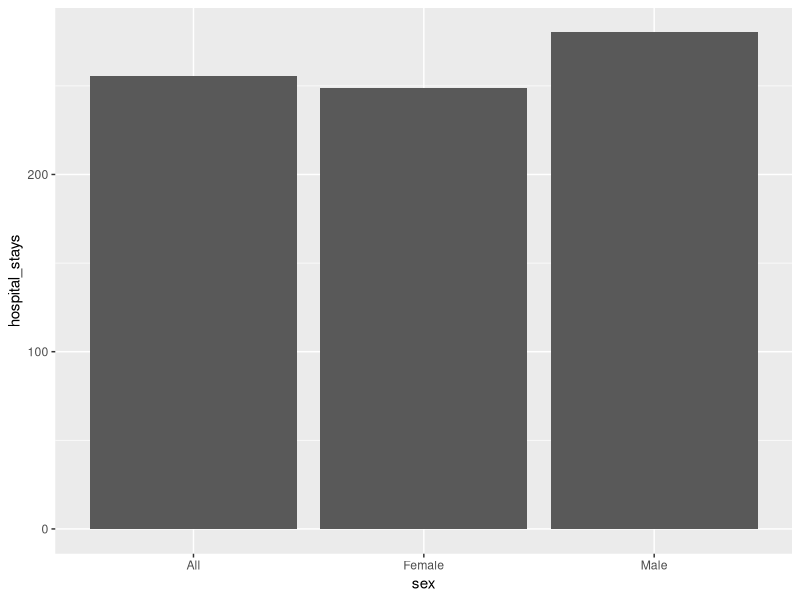
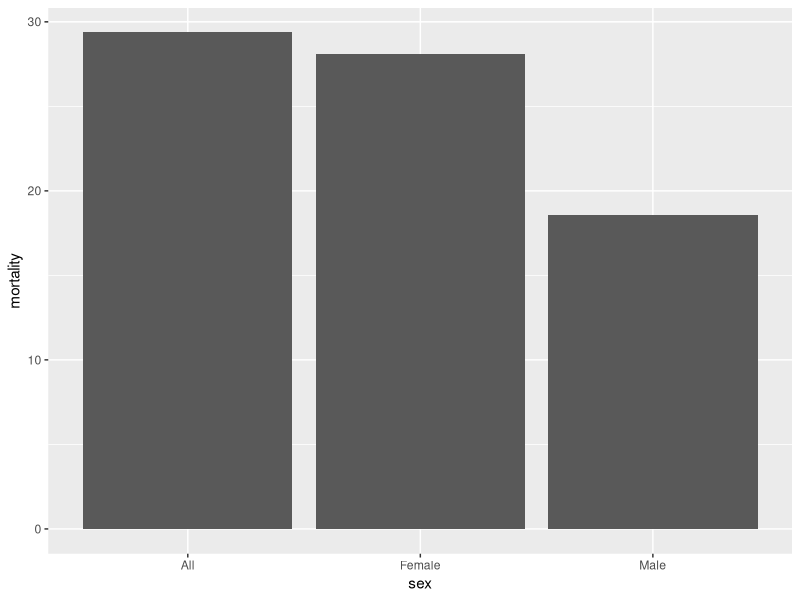
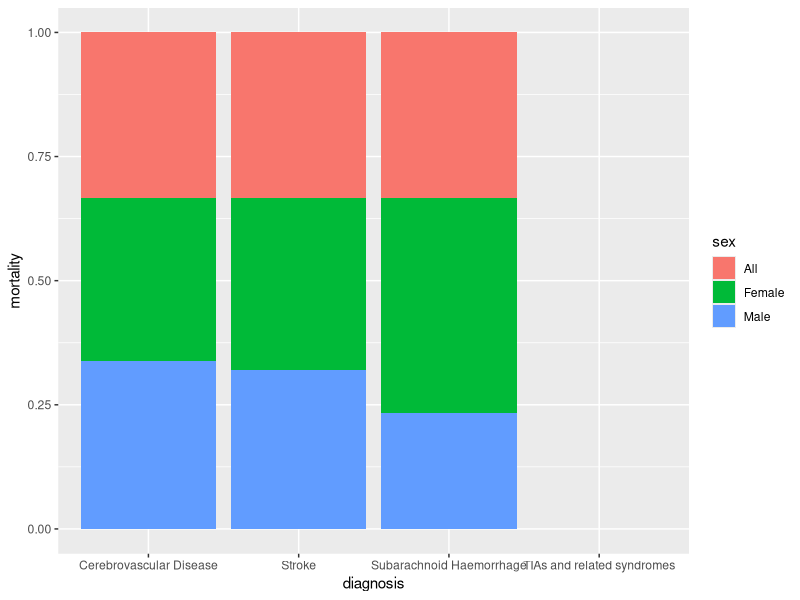
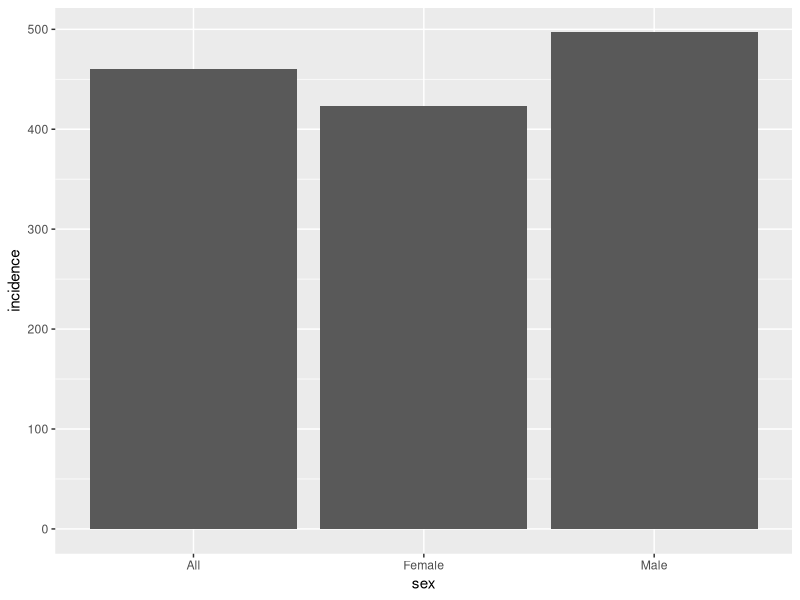
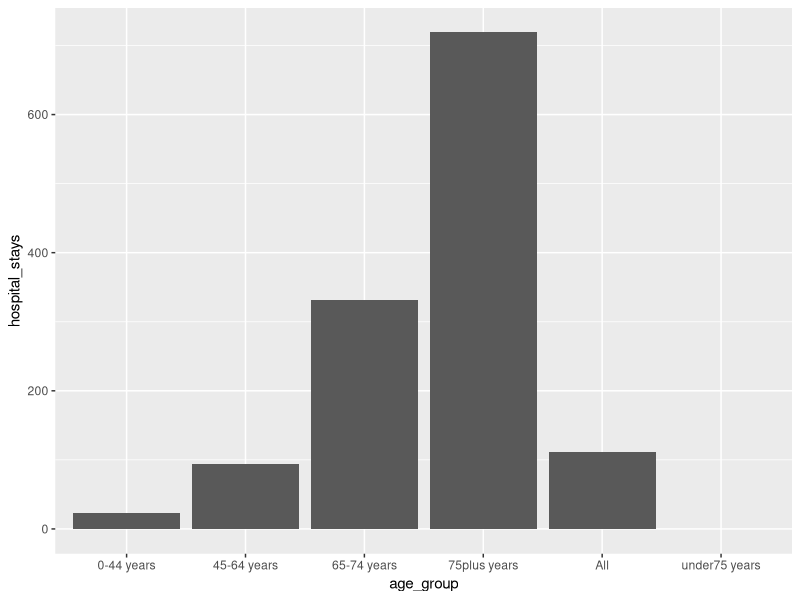
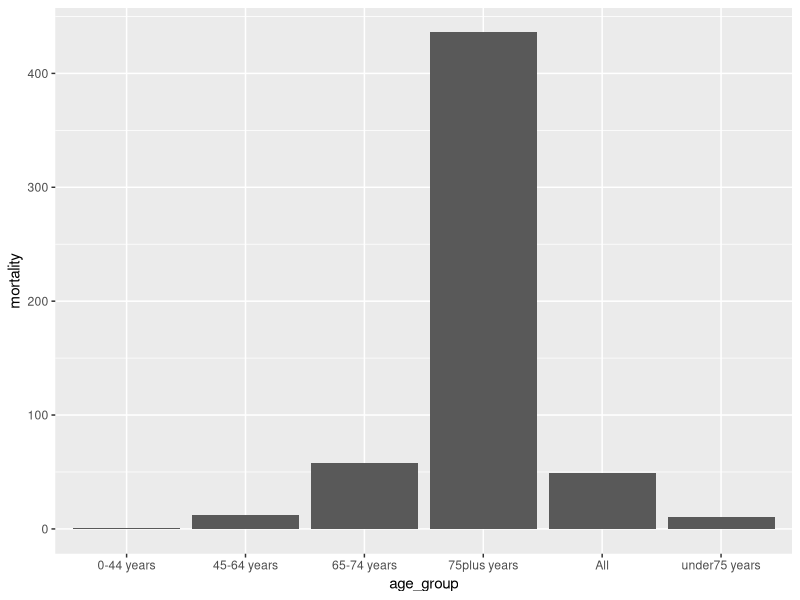
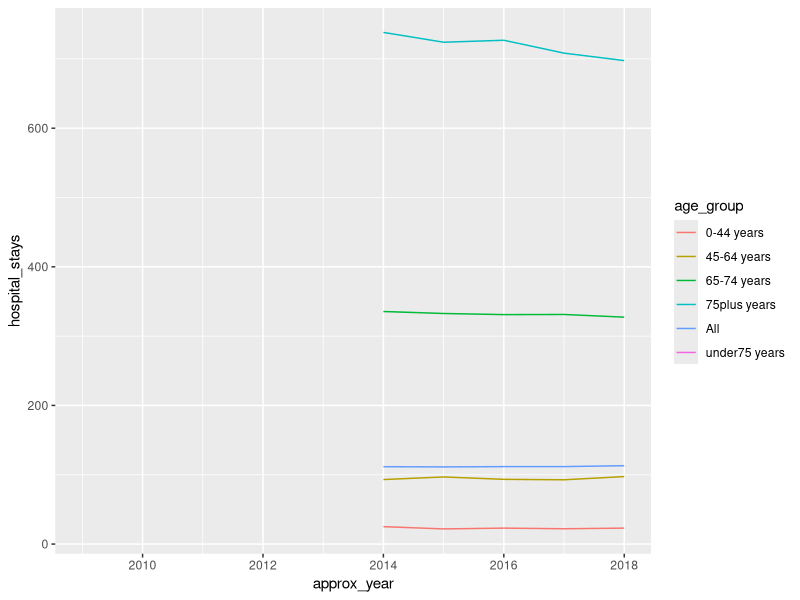
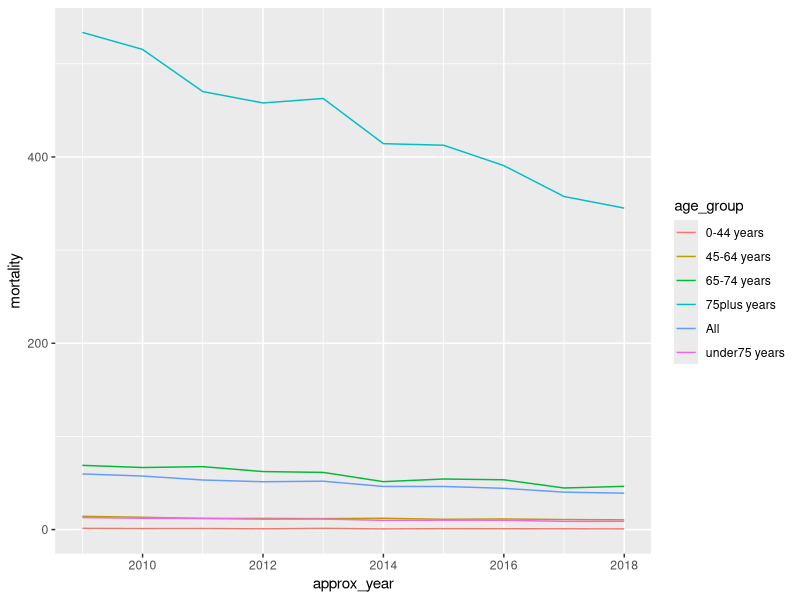

Write R code to recreate these figures, in order.
## ---- chunk 1
library(tidyverse)
## ---- chunk 2
council_strokesbyca <- read_csv("../../data/clean_data/strokes_byca.csv",
                                col_types = cols(hospitalstays = col_double(),
                                            crude_rate_stays = col_double()))
healthboard_strokesbyhb <- read_csv("../../data/clean_data/strokes_byhb.csv",
                                col_types = cols(hospitalstays = col_double(),
                                            crude_rate_stays = col_double()))

incidence_by_hb <- read_csv("../../data/clean_data/incidence_byhb.csv")
## ---- chunk 3
council_strokesbyca %>% 
  group_by(sex) %>% 
  summarise(hospital_stays = mean(crude_rate_stays, na.rm = TRUE)) %>% 
  ggplot() +
  aes(x = sex, y = hospital_stays) +
  geom_col()
## ---- chunk 4
council_strokesbyca %>% 
  group_by(sex) %>% 
  summarise(mortality = mean(crude_rate_mortality, na.rm = TRUE)) %>% 
  ggplot() +
  aes(x = sex, y = mortality) +
  geom_col()
## ---- chunk 5
council_strokesbyca %>% 
  group_by(sex, diagnosis) %>%
  summarise(mortality = mean(easr_mortality, na.rm = TRUE)) %>% 
  ggplot() +
    aes(x = diagnosis, y = mortality, group = sex, fill = sex) +
  geom_col(position = "fill")
## ---- chunk 6
incidence_by_hb %>% 
  group_by(sex) %>% 
  summarise(incidence = mean(easr, na.rm = TRUE)) %>% 
  ggplot() +
  aes(x = sex, y = incidence) +
  geom_col()
## ---- chunk 7
council_strokesbyca %>% 
  group_by(age_group) %>% 
  summarise(hospital_stays = mean(crude_rate_stays, na.rm = TRUE)) %>% 
  ggplot() +
  aes(x = age_group, y = hospital_stays) +
  geom_col()
## ---- chunk 8
council_strokesbyca %>% 
  group_by(age_group) %>% 
  summarise(mortality = mean(easr_mortality, na.rm = TRUE)) %>% 
  ggplot() +
  aes(x = age_group, y = mortality) +
  geom_col()
## ---- chunk 9
council_strokesbyca %>% 
  group_by(age_group, approx_year) %>% 
  summarise(hospital_stays = mean(crude_rate_stays, na.rm = TRUE)) %>% 
  ggplot() +
  aes(x = approx_year, y = hospital_stays, group = age_group, col = age_group) +
  geom_line()
## ---- chunk 10
council_strokesbyca %>% 
  group_by(age_group, approx_year) %>% 
  summarise(mortality = mean(easr_mortality, na.rm = TRUE)) %>% 
  ggplot() +
  aes(x = approx_year, y = mortality, group = age_group, col = age_group) +
  geom_line()
## ---- chunk 11
council_strokesbyca %>% 
  group_by(age_group, diagnosis) %>%
  summarise(mortality = mean(easr_mortality, na.rm = TRUE)) %>% 
  ggplot() +
    aes(x = diagnosis, y = mortality, group = age_group, fill = age_group) +
  geom_col(position = "fill")
## ---- chunk 12
council_strokesbyca %>% 
  group_by(age_group, diagnosis) %>%
  summarise(mortality = mean(easr_mortality, na.rm = TRUE)) %>% 
  ggplot() +
    aes(x = age_group, y = mortality, group = diagnosis, fill = diagnosis) +
  geom_col(position = "fill") +
  theme(axis.text.x = element_text(angle = 90, vjust = 0.5, hjust=1)) +
  labs(
    title = "Proportion of diagnoses by age group"
  )
## ---- chunk 13
council_strokesbyca %>% 
  filter(diagnosis == "Subarachnoid Haemorrhage") %>% 
  group_by(age_group, approx_year) %>% 
  summarise(mortality = mean(easr_mortality, na.rm = TRUE)) %>% 
  ggplot() +
  aes(x = approx_year, y = mortality, group = age_group, col = age_group) +
  geom_line()
## ---- chunk 14
council_strokesbyca %>% 
  filter(age_group != "All" & age_group != "under75 years") %>% 
  group_by(age_group, approx_year, diagnosis) %>% 
  summarise(mortality = mean(easr_mortality, na.rm = TRUE)) %>% 
  ggplot() +
  aes(x = approx_year, y = mortality, group = diagnosis, col = diagnosis) +
  geom_line() +
  facet_wrap(~age_group)
## ---- chunk 15
incidence_by_hb %>% 
  group_by(age) %>% 
  summarise(incidence = mean(easr, na.rm = TRUE)) %>% 
  ggplot() +
  aes(x = age, y = incidence) +
  geom_col()
## ---- chunk 16
council_strokesbyca %>% 
  group_by(age_group, sex) %>% 
  summarise(stays = mean(crude_rate_stays, na.rm = TRUE)) %>% 
  ggplot() +
  aes(x = age_group, y = stays, group = sex, fill = sex) +
  geom_col(position = "dodge")
## ---- chunk 17
council_strokesbyca %>% 
  group_by(age_group, sex) %>% 
  summarise(mortality = mean(easr_mortality, na.rm = TRUE)) %>% 
  ggplot() +
  aes(x = age_group, y = mortality, group = sex, fill = sex) +
  geom_col(position = "dodge")
## ---- chunk 18
council_strokesbyca %>% 
  group_by(age_group, sex) %>% 
  summarise(mortality = mean(crude_rate_mortality, na.rm = TRUE)) %>% 
  ggplot() +
  aes(x = age_group, y = mortality, group = sex, fill = sex) +
  geom_col(position = "dodge")
## ---- chunk 19
council_strokesbyca %>% 
  group_by(sex, age_group, diagnosis) %>%
  summarise(mortality = mean(easr_mortality, na.rm = TRUE)) %>% 
  ggplot() +
    aes(x = age_group, y = mortality, group = diagnosis, fill = diagnosis) +
  geom_col(position = "fill") +
  facet_wrap(~sex) +
  theme(axis.text.x = element_text(angle = 90, vjust = 0.5, hjust=1))
## ---- chunk 20
incidence_by_hb %>% 
  group_by(sex, age) %>% 
  summarise(incidence = mean(easr, na.rm = TRUE)) %>% 
  ggplot() +
  aes(x = age, y = incidence, group = sex, fill = sex) +
  geom_col(position = "dodge")
## ---- chunk 21
healthboard_strokesbyhb %>% 
  group_by(healthboard_area_named) %>% 
  summarise(hospital_stays = mean(crude_rate_stays, na.rm = TRUE)) %>% 
  ggplot() +
  aes(x = reorder(healthboard_area_named, -hospital_stays), y = hospital_stays) +
  geom_col() +
  theme(axis.text.x = element_text(angle = 90, vjust = 0.5, hjust=1))
## ---- chunk 22
healthboard_strokesbyhb %>% 
  group_by(healthboard_area_named) %>% 
  summarise(mortality = mean(easr_mortality, na.rm = TRUE)) %>% 
  ggplot() +
  aes(x = reorder(healthboard_area_named, -mortality), y = mortality) +
  geom_col() +
  theme(axis.text.x = element_text(angle = 90, vjust = 0.5, hjust=1))
## ---- chunk 23
incidence_by_hb %>% 
  group_by(health_board) %>% 
  summarise(incidence = mean(easr, na.rm = TRUE)) %>% 
  ggplot(aes(x = reorder(health_board, -incidence), y = incidence)) +
  geom_col() +
  theme(axis.text.x = element_text(angle = 90, vjust = 0.5, hjust=1))
## ---- chunk 24
healthboard_table <- healthboard_strokesbyhb %>% 
  group_by(healthboard_area_named) %>% 
  summarise(hospital_stays = mean(crude_rate_stays, na.rm = TRUE),
            mortality = mean(easr_mortality, na.rm = TRUE)
  ) 

healthboard_table <- incidence_by_hb %>% 
  group_by(health_board) %>% 
  summarise(incidence = mean(easr, na.rm = TRUE)) %>%
  mutate(health_board = if_else(
    str_detect(health_board, "NHS"),
    str_sub(health_board, start = 5, end = -1),
    health_board
    )
  ) %>% 
  full_join(healthboard_table, by = c("health_board" = "healthboard_area_named"))
## ---- chunk 25
healthboard_table %>% 
  ggplot(aes(x = incidence, y = hospital_stays)) +
  geom_point() +
  geom_text(aes(label = health_board), hjust = -.2) +
  labs(
    title = "Comparing incidence rates and hospital visits by Health Board"
  )
## ---- chunk 26
healthboard_table %>% 
  ggplot(aes(x = incidence, y = mortality)) +
  geom_point() +
  geom_smooth(method = "lm", se = FALSE) +
  geom_text(aes(label = health_board), hjust = -.2) +
  labs(
    title = "Mortalities per incident by Health Board"
  )
## ---- chunk 27
# group = health_board, x = year, y = mortality
healthboard_strokesbyhb %>% 
  group_by(healthboard_area_named, approx_year) %>% 
  summarise(mortality = mean(easr_mortality, na.rm = TRUE)) %>% 
  ggplot() +
  aes(x = approx_year, y = mortality, group = healthboard_area_named, col = healthboard_area_named) +
  geom_line() +
  geom_point()
  
## ---- chunk 28
high_mortality_healthboard_2018 <- healthboard_strokesbyhb %>% 
  filter(approx_year == 2018) %>% 
  group_by(healthboard_area_named) %>% 
  summarise(mortality = mean(easr_mortality, na.rm = TRUE)) %>% 
  slice_max(mortality, n = 8) %>% 
  pull(healthboard_area_named)

low_mortality_healthboard_2018 <- healthboard_strokesbyhb %>%  
  filter(approx_year == 2018) %>% 
  group_by(healthboard_area_named) %>% 
  summarise(mortality = mean(easr_mortality, na.rm = TRUE)) %>% 
  slice_min(mortality, n = 9) %>% 
  pull(healthboard_area_named)
## ---- chunk 29
healthboard_strokesbyhb %>% 
  filter(healthboard_area_named %in% high_mortality_healthboard_2018 |
           healthboard_area_named %in% low_mortality_healthboard_2018) %>% 
  mutate(high_low = if_else(
    healthboard_area_named %in% high_mortality_healthboard_2018, "high", "low"
  )) %>% 
  group_by(high_low, approx_year) %>% 
  summarise(mortality = mean(easr_mortality, na.rm = TRUE)) %>% 
  ggplot() +
  aes(x = approx_year, y = mortality, group = high_low, col = high_low) +
  geom_line()
## ---- chunk 30
high_mortality_healthboard <- healthboard_strokesbyhb %>% 
  group_by(healthboard_area_named) %>% 
  summarise(mortality = mean(easr_mortality, na.rm = TRUE)) %>% 
  slice_max(mortality, n = 9) %>% 
  pull(healthboard_area_named)

low_mortality_healthboard <- healthboard_strokesbyhb %>% 
  group_by(healthboard_area_named) %>% 
  summarise(mortality = mean(easr_mortality, na.rm = TRUE)) %>% 
  slice_min(mortality, n = 8) %>% 
  pull(healthboard_area_named)
## ---- chunk 31
healthboard_strokesbyhb %>% 
  filter(healthboard_area_named %in% high_mortality_healthboard |
           healthboard_area_named %in% low_mortality_healthboard) %>% 
  mutate(high_low = if_else(
    healthboard_area_named %in% high_mortality_healthboard, "high", "low"
  )) %>% 
  group_by(high_low, approx_year) %>% 
  summarise(mortality = mean(easr_mortality, na.rm = TRUE)) %>% 
  ggplot() +
  aes(x = approx_year, y = mortality, group = high_low, col = high_low) +
  geom_line()
## ---- chunk 32
healthboard_strokesbyhb %>% 
  group_by(healthboard_area_named, diagnosis) %>%
  summarise(mortality = mean(easr_mortality, na.rm = TRUE)) %>% 
  ggplot() +
    aes(x = healthboard_area_named, y = mortality, group = diagnosis, fill = diagnosis) +
  geom_col(position = "fill") +
  theme(axis.text.x = element_text(angle = 90, vjust = 0.5, hjust=1))
## ---- chunk 33
council_strokesbyca %>% 
  group_by(council_area_named) %>% 
  summarise(hospital_stays = mean(crude_rate_stays, na.rm = TRUE)) %>% 
  ggplot() +
  aes(x = reorder(council_area_named, -hospital_stays), y = hospital_stays) +
  geom_col() +
  theme(axis.text.x = element_text(angle = 90, vjust = 0.5, hjust=1))
## ---- chunk 34
council_strokesbyca %>% 
  group_by(council_area_named) %>% 
  summarise(mortality = mean(easr_mortality, na.rm = TRUE)) %>% 
  ggplot() +
  aes(x = reorder(council_area_named, -mortality), y = mortality) +
  geom_col() +
  theme(axis.text.x = element_text(angle = 90, vjust = 0.5, hjust=1))
## ---- chunk 35
high_mortality_council <- council_strokesbyca %>% 
  group_by(council_area_named) %>% 
  summarise(mortality = mean(easr_mortality, na.rm = TRUE)) %>% 
  slice_max(mortality, n = 10) %>% 
  pull(council_area_named)

low_mortality_council <- council_strokesbyca %>% 
  group_by(council_area_named) %>% 
  summarise(mortality = mean(easr_mortality, na.rm = TRUE)) %>% 
  slice_min(mortality, n = 10) %>% 
  pull(council_area_named)
## ---- chunk 36
council_strokesbyca %>% 
  filter(council_area_named %in% high_mortality_council |
           council_area_named %in% low_mortality_council) %>% 
  mutate(high_low = if_else(
    council_area_named %in% high_mortality_council, "high", "low"
  )) %>% 
  group_by(high_low, approx_year) %>% 
  summarise(mortality = mean(easr_mortality, na.rm = TRUE)) %>% 
  ggplot() +
  aes(x = approx_year, y = mortality, group = high_low, col = high_low) +
  geom_line()
## ---- chunk 37
high_mortality_council_2018 <- council_strokesbyca %>% 
  filter(approx_year == 2018) %>% 
  group_by(council_area_named) %>% 
  summarise(mortality = mean(easr_mortality, na.rm = TRUE)) %>% 
  slice_max(mortality, n = 10) %>% 
  pull(council_area_named)

low_mortality_council_2018 <- council_strokesbyca %>%  
  filter(approx_year == 2018) %>% 
  group_by(council_area_named) %>% 
  summarise(mortality = mean(easr_mortality, na.rm = TRUE)) %>% 
  slice_min(mortality, n = 10) %>% 
  pull(council_area_named)
## ---- chunk 38
council_strokesbyca %>% 
  filter(council_area_named %in% high_mortality_council_2018 |
           council_area_named %in% low_mortality_council_2018) %>% 
  mutate(high_low = if_else(
    council_area_named %in% high_mortality_council_2018, "high", "low"
  )) %>% 
  group_by(high_low, approx_year) %>% 
  summarise(mortality = mean(easr_mortality, na.rm = TRUE)) %>% 
  ggplot() +
  aes(x = approx_year, y = mortality, group = high_low, col = high_low) +
  geom_line() +
  labs(
    title = "Adjusted mortality rates by council",
    subtitle = "Mortality rates for the 10 highest and lowest adjusted mortality rates from stroke in 2018"
  )
## ---- chunk 39
council_strokesbyca %>% 
  group_by(council_area_named, approx_year) %>% 
  summarise(mortality = mean(easr_mortality, na.rm = TRUE)) %>% 
  ggplot() +
  aes(x = approx_year, y = mortality, group = council_area_named, col = council_area_named) +
  geom_line()
